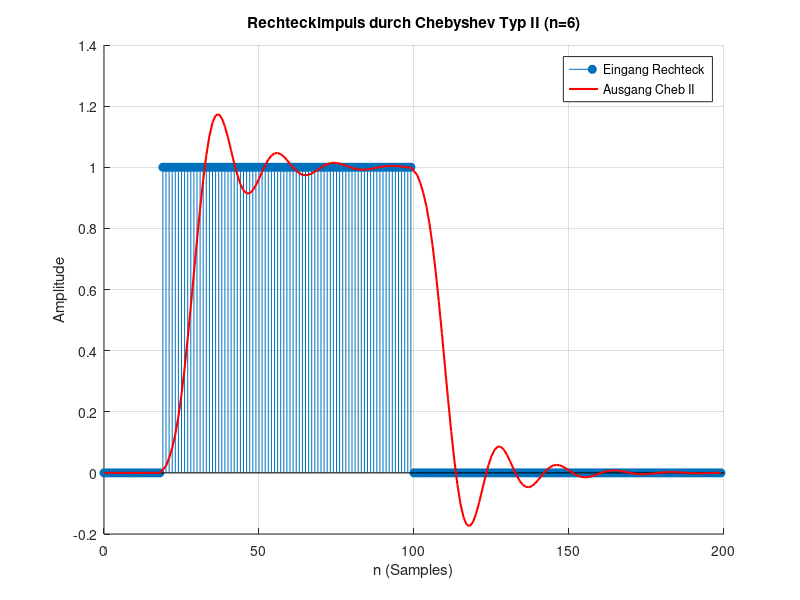

Reproduce this figure in MATLAB.
%% Chebyshev Typ II – Rechteckimpuls als Eingang
Fs   = 1000;          % Abtastrate [Hz]
Fp   = 50;            % Passbandgrenze [Hz]
Fs_s = 80;            % Stopbandgrenze [Hz]
Rp   = 1;             % Passband-Welligkeit [dB] (nur fuer Vergleich)
Rs   = 40;            % Stopbanddämpfung [dB]

% Normierte Frequenzen
Wp = Fp/(Fs/2);
Ws = Fs_s/(Fs/2);

% Filterentwurf Chebyshev Typ II
[n, Wn] = cheb2ord(Wp, Ws, Rp, Rs);
[b,a]   = cheby2(n, Rs, Wn, 'low');

%% Eingang: Rechteckimpuls
N  = 200;              % Länge
x  = zeros(N,1);
x(20:100) = 1;         % Rechteck von n=20...100

%% Ausgang
y = filter(b,a,x);

%% Plot
figure('Color','w'); hold on; grid on;
stem(0:N-1, x, 'filled','DisplayName','Eingang Rechteck');
plot(0:N-1, y, 'r','LineWidth',1.5,'DisplayName','Ausgang Cheb II');
xlabel('n (Samples)');
ylabel('Amplitude');
title(sprintf('Rechteckimpuls durch Chebyshev Typ II (n=%d)', n));
legend('Location','best');
